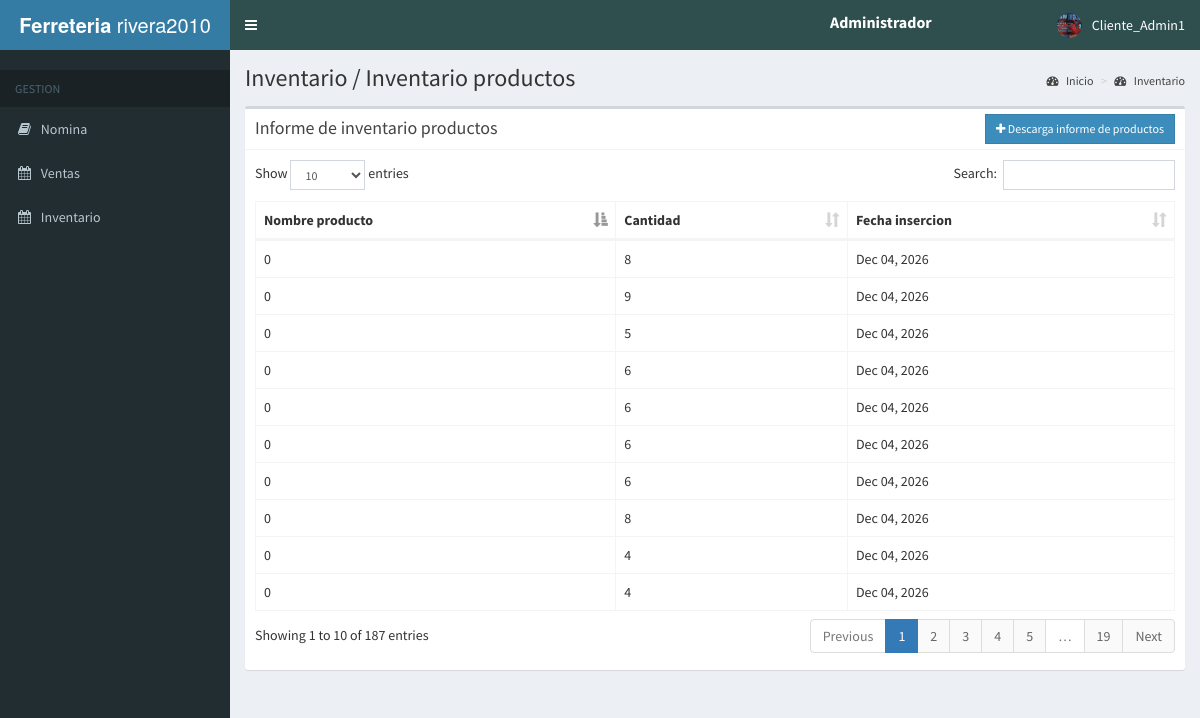
Page /admin/productos_inventario.php (signed in) on the committed database.
### tables this page shows
CREATE TABLE `administrador` (`id` int(11) NOT NULL,
  `id_empleado` int(15) NOT NULL,
  `usuario` varchar(30) NOT NULL,
  `password` varchar(60) NOT NULL,
  `tipo` varchar(60) NOT NULL,
  `fecha_creacion` date NOT NULL
);

CREATE TABLE `productos` (
`id_producto` int(11) NOT NULL,
`descripcion` int(11) NOT NULL,
`Cantidad` int(11) NOT NULL,
`valor_costo` int(11) NOT NULL,
`valor_venta` int(11) NOT NULL,
`fecha_insercion` date NOT NULL
);

### admin/includes/session.php (called while the page is built, shortened)
<?php
	include 'includes/conn.php';
	$sql = "SELECT * FROM administrador WHERE id = '".$_SESSION['Cliente_Admin1']."'";
	$query = $conn->query($sql);
	$user = $query->fetch_assoc();
?>

### admin/productos_inventario.php (the view, shortened to what this page needs)
<?php include 'includes/session.php'; ?>
<?php include 'includes/header.php'; ?>
<body class="hold-transition skin-blue sidebar-mini">
<div class="wrapper">
  <?php include 'includes/navegadorAdministrador.php'; ?>
  <?php include 'includes/menuAdministrador.php'; ?>
  <div class="content-wrapper">
    <section class="content-header">
    <h1>
      Inventario / Inventario productos
      </h1>
      <ol class="breadcrumb">
        <li><a href="vistaAdministrador.php"><i class="fa fa-dashboard"></i> Inicio</a></li>
        <li><a href="SubMenuInventario.php"><i class="fa fa-dashboard"></i> Inventario</a></li>
      </ol>
    </section>
    <section class="content">
      <div class="row">
        <div class="col-xs-12">
          <div class="box">
            <div class="box-header with-border">
              <h3 class="box-title">Informe de inventario productos</h3>
              <div class="box-tools pull-right">
               <form class="form-inline">
                <div class="form-group">
                <a href="reporte_productos.php" class="btn btn-primary btn-sm btn-flat"><i class="fa fa-plus"></i> Descarga informe de productos</a>
                </div>
               </form>
           </div>
          </div>
            <div class="box-body">
              <table id="example1" class="table table-bordered">
                <thead>
                <th>Nombre producto</th>
                <th>Cantidad</th>
                <th>Fecha insercion</th>
                </thead>
                <tbody>
                  <?php
                     $sql = "SELECT * FROM productos ";
                    $query = $conn->query($sql);
                    while($row = $query->fetch_assoc()){
                      ?>
                        <tr>
                        <td><?php echo $row['descripcion']; ?></td>
                          <td><?php echo $row['Cantidad']; ?></td>
                          <td><?php echo date('M d, Y', strtotime($row['fecha_insercion'])) ?></td>
                        </tr>
                      <?php
                    }
                  ?>
                </tbody>
              </table>
            </div>
          </div>
        </div>
      </div>
    </section>
  </div>
</div>
</body>
</html>

### admin/includes/navegadorAdministrador.php (shortened to what this page needs)
<header class="main-header">
  <a href="#" class="logo">
    <span class="logo-lg"><b>Ferreteria </b>rivera2010</span>
  </a>
  <nav class="navbar navbar-static-top">
    <a href="#" class="sidebar-toggle" data-toggle="push-menu" role="button">
    </a>
    <div>
      <div style="position:absolute; top: 11px;; left:600px;color:white; font-size: medium">
        <strong>Administrador</strong>
      </div>
    </div>
    <div class="navbar-custom-menu">
      <ul class="nav navbar-nav">
        <li class="dropdown user user-menu">
          <a href="#" class="dropdown-toggle" data-toggle="dropdown">
            <img src="../images/logo.jpg" class="user-image" alt="User Image">
            <span class="hidden-xs"><?php echo $user['usuario']; ?></span>
          </a>
        </li>
      </ul>
    </div>
  </nav>
</header>

### rows in the picture
administrador: usuario "Cliente_Admin1"
productos: descripcion "0", Cantidad "8", fecha_insercion "Dec 04, 2026"
productos: descripcion "0", Cantidad "9", fecha_insercion "Dec 04, 2026"
productos: descripcion "0", Cantidad "5", fecha_insercion "Dec 04, 2026"
productos: descripcion "0", Cantidad "6", fecha_insercion "Dec 04, 2026"
productos: descripcion "0", Cantidad "6", fecha_insercion "Dec 04, 2026"
productos: descripcion "0", Cantidad "6", fecha_insercion "Dec 04, 2026"
productos: descripcion "0", Cantidad "6", fecha_insercion "Dec 04, 2026"
productos: descripcion "0", Cantidad "8", fecha_insercion "Dec 04, 2026"
productos: descripcion "0", Cantidad "4", fecha_insercion "Dec 04, 2026"
productos: descripcion "0", Cantidad "4", fecha_insercion "Dec 04, 2026"
